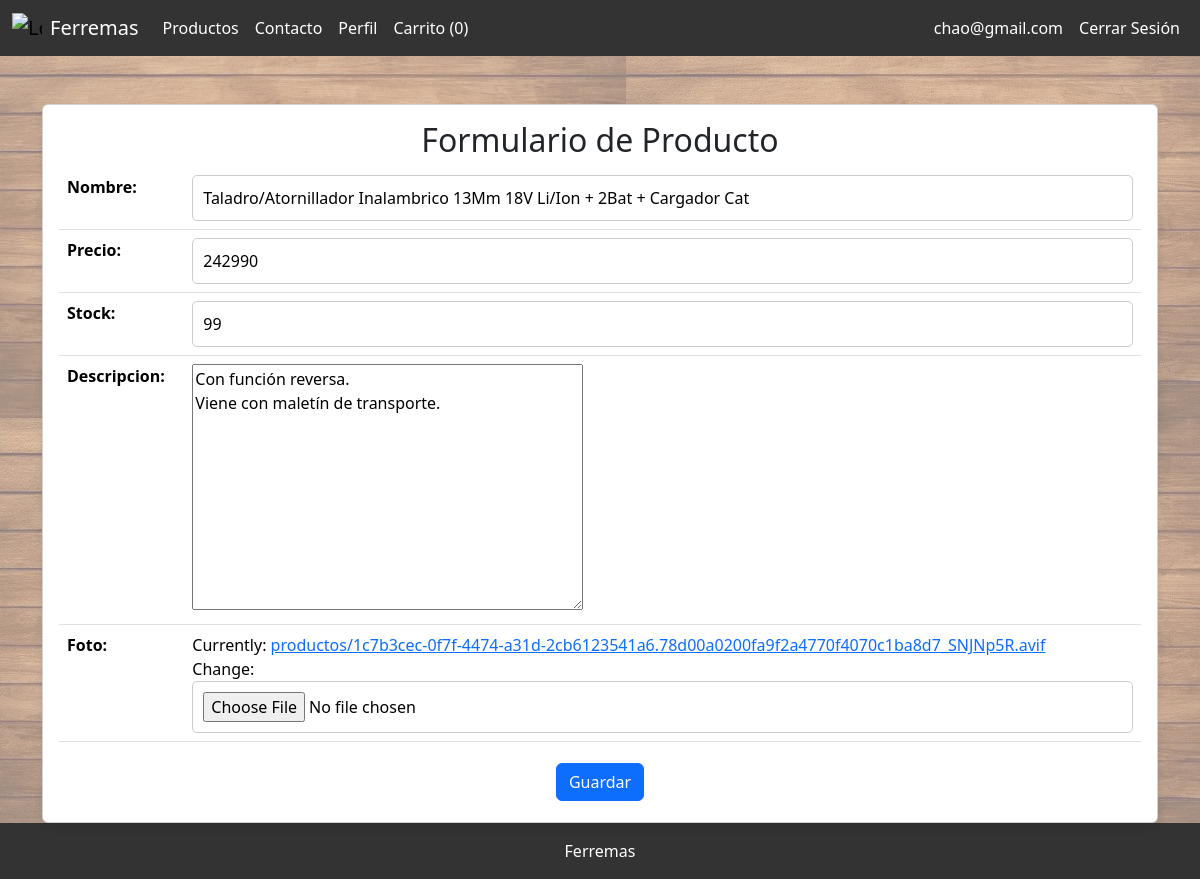
The app's page /producto/1/editar/ (signed in) with its own data.
### ferremas/models.py (models this page shows, shortened)
class Producto(models.Model):
    nombre = models.CharField(max_length=100)
    precio = models.DecimalField(max_digits=10, decimal_places=0)
    descripcion = models.TextField()
    foto = models.ImageField(upload_to='productos/')
    stock = models.PositiveIntegerField(default=0)
    vendedor = models.ForeignKey(User, on_delete=models.CASCADE, null=True, blank=True, related_name='productos_en_venta')
    usd = models.DecimalField(max_digits=10, decimal_places=2, null=True)

### ferremas/views.py (the view)
# urls.py: path('producto/<int:product_id>/editar/', views.product_update, name='product_update'),
@login_required
def product_update(request, product_id):
    product = get_object_or_404(Producto, id=product_id)
    if request.method == 'POST':
        form = ProductoForm(request.POST, request.FILES, instance=product)
        if form.is_valid():
            form.save()
            return redirect('product_detail', product_id=product.id)
    else:
        form = ProductoForm(instance=product)
    return render(request, 'ferremas/product_form.html', {'form': form})

### ferremas/forms.py
class ProductoForm(forms.ModelForm):
    class Meta:
        model = Producto
        fields = ['nombre', 'precio','stock', 'descripcion', 'foto']

### ferremas/templates/ferremas/product_form.html (shortened to what this page needs)
{% extends 'ferremas/base.html' %}
{% block content %}
<div class="container mt-5">
    <div class="card">
        <div class="card-body">
            <h2 class="card-title text-center">Formulario de Producto</h2>
            <form method="post" enctype="multipart/form-data">
                <table class="table">
                    {{ form.as_table }}
                </table>
                <div class="text-center">
                    <button type="submit" class="btn btn-primary">Guardar</button>
                </div>
            </form>
        </div>
    </div>
</div>
{% endblock %}

### ferremas/templates/ferremas/navbar.html (shortened to what this page needs)
{% load static %}
<nav class="navbar navbar-expand-lg">
    <div class="container-fluid">
        <a class="navbar-brand d-flex align-items-center" href="{% url 'index' %}">
            <img src="{% static 'img/logo.svg' %}" alt="Logo" width="30" height="30" class="d-inline-block align-text-top me-2">
            <span style="color: #fff;"> Ferremas</span>
        </a>
        <div class="collapse navbar-collapse" id="navbarNav">
            <ul class="navbar-nav me-auto mb-2 mb-lg-0">
                <li class="nav-item">
                    <a class="nav-link" href="{% url 'product_list' %}">Productos</a>
                </li>
                <li class="nav-item">
                    <a class="nav-link" href="{% url 'contact' %}">Contacto</a>
                </li>
                {% if user.is_authenticated %}
                    <li class="nav-item">
                        <a class="nav-link" href="{% url 'user_profile' %}">Perfil</a>
                    </li>
                    <li class="nav-item">
                        <a class="nav-link" href="{% url 'cart' %}">
                            Carrito
                            {% if user.is_authenticated %}
                                ({{ request.user.cartitem_set.count }})
                            {% endif %}
                        </a>
                    </li>
                {% endif %}
            </ul>
            <ul class="navbar-nav">
                {% if user.is_authenticated %}
                    <li class="nav-item">
                        <a class="nav-link" href="{% url 'user_profile' %}">{{ user.email }}</a>
                    </li>
                    <li class="nav-item">
                        <a class="nav-link" href="{% url 'logout' %}">Cerrar Sesión</a>
                    </li>
                {% endif %}
            </ul>
        </div>
    </div>
</nav>

### ferremas/static/css/style.css (style rules this page uses)
html, body { height: 100%; margin: 0; display: flex; flex-direction: column; }
body { font-family: Arial, sans-serif; background-image: linear-gradient(rgba(255, 255, 255, 0.5), rgba(255, 255, 255, 0.5)), url('../img/fondo_madera.png'); }
.navbar { background-color: #333; }
.navbar .nav-link { color: #fff; }
.card { display: flex; flex-direction: column; height: 100%; background-color: rgba(255, 255, 255, 0.8); backdrop-filter: blur(10px); border-radius: 15px; box-shadow: 0 4px 8px rgba(0, 0, 0, 0.1); }
.card-body { flex: 1; display: flex; flex-direction: column; justify-content: space-between; }
.btn { margin: 5px; }
.btn-primary { background-color: #007bff; border: none; padding: 10px 20px; font-size: 1.2em; border-radius: 25px; }
input { border-radius: 5px; padding: 10px; width: 100%; border: 1px solid #ccc; }

### records on screen
Producto: nombre "Taladro/Atornillador Inalambrico 13Mm 18V Li/Ion + 2Bat + Cargador Cat", precio "242990", stock "99", descripcion "Con función reversa. Viene con maletín de transporte."

### other values on screen
{{ request.user.cartitem_set.count }} "0"
{{ user.email }} "chao@gmail.com"
